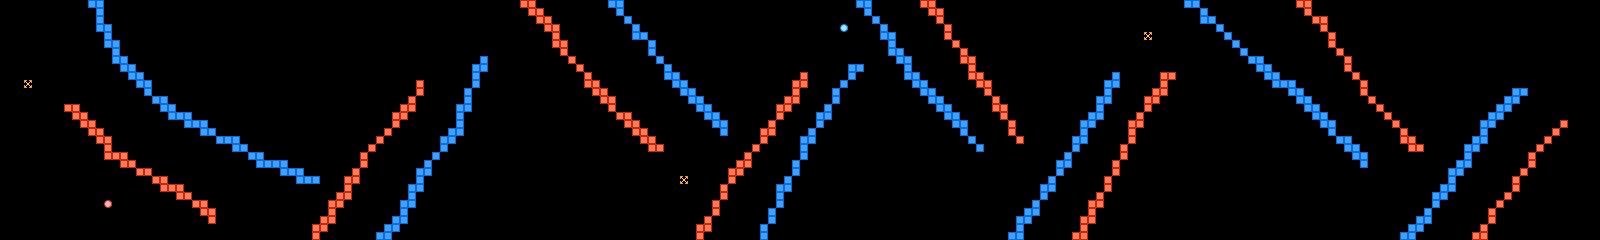

A 2D game scene composited from a Tiled map and its tileset images. What follows is a short description and the map's XML, with each tile layer's data collapsed to a summary:
An orthogonal 200x30 tile map with 8x8 px tiles, 1 tile layer (layer), 2 tilesets.

<map version="1.0" orientation="orthogonal" width="200" height="30" tilewidth="8" tileheight="8">
 <tileset firstgid="1" name="chip" tilewidth="8" tileheight="8">
  <image source="chip.png" width="128" height="128" />
 </tileset>
 <tileset firstgid="257" name="chip" tilewidth="8" tileheight="8">
  <image source="../chip.png" width="128" height="128" />
 </tileset>
 <layer name="layer" width="200" height="30">
  <properties>
   <property name="object" value="true" />
  </properties>
  <data>[6000 cells, 476 non-empty, 5 distinct tile ids]</data>
 </layer>
</map>
